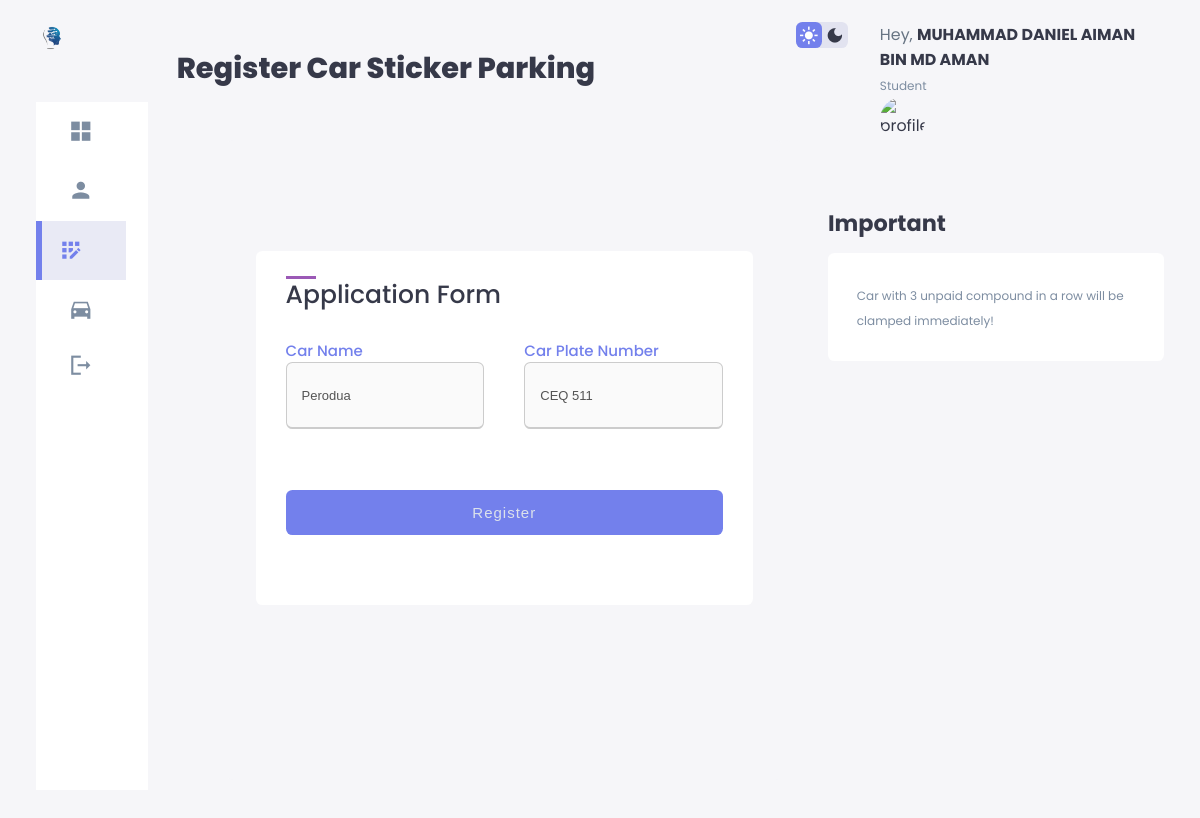
The app's page /RegisterSticker.php (signed in) with its own data.
### tables this page shows
CREATE TABLE IF NOT EXISTS `sticker` (
  `stickerID` int(11) NOT NULL,
  `createdAt` timestamp NOT NULL DEFAULT CURRENT_TIMESTAMP,
  `carName` varchar(20) DEFAULT NULL,
  `carPlateNumber` varchar(20) DEFAULT NULL,
  `studentID` varchar(15) DEFAULT NULL,
  `renewAt` timestamp NOT NULL DEFAULT CURRENT_TIMESTAMP
);

CREATE TABLE IF NOT EXISTS `student` (
  `studentID` varchar(15) NOT NULL,
  `studentName` varchar(50) NOT NULL,
  `icNumber` varchar(15) NOT NULL,
  `phoneNumber` varchar(15) NOT NULL,
  `email` varchar(30) NOT NULL,
  `faculty` varchar(30) NOT NULL,
  `programme` varchar(30) NOT NULL,
  `semester` varchar(3) NOT NULL,
  `role` varchar(10) NOT NULL,
  `password` varchar(40) NOT NULL,
  `image` blob NOT NULL
);

### RegisterSticker.php (the view, shortened to what this page needs)
<?php
    include("connection.php");
?>
<?php
    $studID = $_SESSION['studID'];
    $sql = "SELECT * FROM student WHERE studentID = '$studID'";
    $result = mysqli_query($conn, $sql);
    $row = mysqli_fetch_array($result, MYSQLI_ASSOC);
?>
<?php
    $sqlCheckExist = "SELECT carName,carPlateNumber FROM sticker WHERE studentID = '$studID'";
    $resultExist = mysqli_query($conn,$sqlCheckExist);
?>
<!DOCTYPE html>
<html lang="en">
<head>
    <link rel="stylesheet" href="./style.css">
</head>
<body>
    <div class="container">
        <aside>
            <div class="top">
                <div class="logo">
                    <img src="./images/logo.png" alt="">
                </div>
            </div>
            <div class="sidebar">
                <a href="student.php">
                    <span class="material-icons-sharp"> grid_view </span>
                </a>
                <a href="profile.php">
                    <span class="material-icons-sharp">person</span>
                </a>
                <a href="#" class="active">
                    <span class="material-icons-sharp">app_registration</span>
                </a>
                <a href="RenewSticker.php">
                    <span class="material-icons-sharp"> directions_car</span>
                <a href="logout.php" >
                    <span class="material-icons-sharp"> logout </span>
                </a>
                </a>
            </div>
        </aside>
        <main>
            <br>
            <h1>Register Car Sticker Parking</h1>
            <div class="container">
                <div class="containerForm">
                    <div class="title">Application Form</div>
                    <form  action="RegisterSticker.php" name="applySticker" onsubmit="return isvalid()" method="POST">
                        <div class="registerDetails">
                            <div class="input-box">
                                <br>
                                <span class="details">Car Name</span>
                                 <?php
                                                        if ($resultExist) {
                                                            $rowCheck = mysqli_fetch_array($resultExist, MYSQLI_ASSOC);
                                                            if ($rowCheck !== null) { ?>
                                                                <input type="text" name="carName" id="carName" value="<?php echo $rowCheck['carName']; ?>" disabled/>
                                                            <?php
                                                            }else if($rowCheck == null){ ?>
                                                                <input type="text" name="carName" id="carName" placeholder="Example : Proton" required/>
                                                            <?php
                                                            }
                                                        } else {
                                                            echo 'Null';
                                                        }
                                                    ?>
                            </div>
                            <div class="input-box">
                                <br>
                                <span class="details">Car Plate Number</span>
                                 <?php
                                    if ($resultExist) {
                                        if ($rowCheck !== null) { ?>
                                            <input type="text" name="carPlate" id="carPlate" value="<?php echo $rowCheck['carPlateNumber']; ?>" disabled/>
                                        <?php
                                        }else if($rowCheck == null){ ?>
                                            <input type="text" name="carPlate" id="carPlate" placeholder="Example : ABC 1234" required/>
                                        <?php
                                        }
                                        } else {
                                            echo 'Null';
                                        }
                                        ?>
                            </div>
                        </div>
                        <div class="button">
                            <?php
                                if ($resultExist) {
                                    if ($rowCheck !== null) { ?>
                                        <input type="submit" value="Register" name="submit" disabled>
                                        <?php
                                    } else { ?>
                                    <input type="submit" value="Register" name="submit">
                                    <?php
                                    }
                                    } else {
                                        echo 'Null';
                                     }
                            ?>
                        </div>
                    </form>
                </div>
            </div>
        </main>
        <div class="right">
            <div class="top">
                <div class="theme-toggler">
                    <span class="material-icons-sharp active">light_mode</span>
                    <span class="material-icons-sharp">dark_mode</span>
                </div>
                <div class="profile">
                    <div class="info">
                        <p>Hey,
                            <b>
                                <td><?php echo $row['studentName']; ?></td>
                            </b>
                        </p>
                        <small class="text-muted">Student</small>
                    </div>
                    <div class="profile-photo">
                        <img src="./images/profile.jpg" alt="profile">
                    </div>
                </div>
            </div>
            <div class="notes">
                <h2>Important</h2>
                <div class="importantNotes">
                    <small class="text-muted"> Car with 3 unpaid compound in a row will be clamped immediately!</small>
                </div>
            </div>
        </div>
    </div>
</body>
</html>

### records on screen
sticker: carName "Perodua", carPlate "CEQ 511"
student: studentName "MUHAMMAD DANIEL AIMAN BIN MD AMAN"
